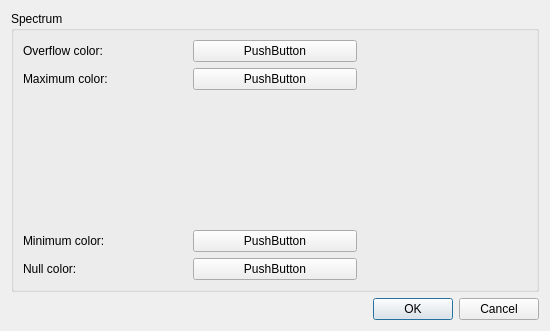
<?xml version="1.0" encoding="UTF-8"?>
<ui version="4.0">
 <class>ColorsDialog</class>
 <widget class="QDialog" name="ColorsDialog">
  <property name="geometry">
   <rect>
    <x>0</x>
    <y>0</y>
    <width>550</width>
    <height>331</height>
   </rect>
  </property>
  <property name="windowTitle">
   <string>Dialog</string>
  </property>
  <layout class="QGridLayout" name="gridLayout">
   <item row="2" column="0">
    <widget class="QGroupBox" name="spectrumGroupBox">
     <property name="title">
      <string>Spectrum</string>
     </property>
     <layout class="QGridLayout" name="gridLayout_2">
      <item row="4" column="2">
       <widget class="QPushButton" name="nullPushButton">
        <property name="text">
         <string>PushButton</string>
        </property>
       </widget>
      </item>
      <item row="0" column="2">
       <widget class="QPushButton" name="overflowPushButton">
        <property name="text">
         <string>PushButton</string>
        </property>
       </widget>
      </item>
      <item row="4" column="1">
       <widget class="QLabel" name="nullLabel">
        <property name="text">
         <string>Null color:</string>
        </property>
       </widget>
      </item>
      <item row="1" column="1">
       <widget class="QLabel" name="maxLabel">
        <property name="text">
         <string>Maximum color:</string>
        </property>
       </widget>
      </item>
      <item row="3" column="1">
       <widget class="QLabel" name="minLabel">
        <property name="text">
         <string>Minimum color:</string>
        </property>
       </widget>
      </item>
      <item row="0" column="3" rowspan="5">
       <widget class="QLabel" name="spectrumLabel">
        <property name="alignment">
         <set>Qt::AlignCenter</set>
        </property>
       </widget>
      </item>
      <item row="0" column="1">
       <widget class="QLabel" name="overflowLabel">
        <property name="text">
         <string>Overflow color:</string>
        </property>
       </widget>
      </item>
      <item row="3" column="2">
       <widget class="QPushButton" name="minPushButton">
        <property name="text">
         <string>PushButton</string>
        </property>
       </widget>
      </item>
      <item row="1" column="2">
       <widget class="QPushButton" name="maxPushButton">
        <property name="text">
         <string>PushButton</string>
        </property>
       </widget>
      </item>
      <item row="2" column="2">
       <spacer name="verticalSpacer_2">
        <property name="orientation">
         <enum>Qt::Vertical</enum>
        </property>
        <property name="sizeHint" stdset="0">
         <size>
          <width>20</width>
          <height>40</height>
         </size>
        </property>
       </spacer>
      </item>
     </layout>
    </widget>
   </item>
   <item row="5" column="0">
    <widget class="QDialogButtonBox" name="buttonBox">
     <property name="orientation">
      <enum>Qt::Horizontal</enum>
     </property>
     <property name="standardButtons">
      <set>QDialogButtonBox::Cancel|QDialogButtonBox::Ok</set>
     </property>
    </widget>
   </item>
  </layout>
 </widget>
 <resources/>
 <connections>
  <connection>
   <sender>buttonBox</sender>
   <signal>accepted()</signal>
   <receiver>ColorsDialog</receiver>
   <slot>accept()</slot>
   <hints>
    <hint type="sourcelabel">
     <x>248</x>
     <y>254</y>
    </hint>
    <hint type="destinationlabel">
     <x>157</x>
     <y>274</y>
    </hint>
   </hints>
  </connection>
  <connection>
   <sender>buttonBox</sender>
   <signal>rejected()</signal>
   <receiver>ColorsDialog</receiver>
   <slot>reject()</slot>
   <hints>
    <hint type="sourcelabel">
     <x>316</x>
     <y>260</y>
    </hint>
    <hint type="destinationlabel">
     <x>286</x>
     <y>274</y>
    </hint>
   </hints>
  </connection>
 </connections>
</ui>
